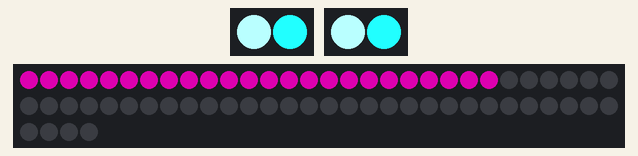
Bench run of a sketch on a simulated Arduino Uno, built with avr-gcc and run on an emulated ATmega328P. On the bench: 2 × 2 RGB LEDs in strip order, left to right, 64 RGB LEDs in strip order, left to right, continuing on the next row. Dim RGB values are drawn brighter than linear; random numbers use the default seed unless the sketch sets one.

Above: at 0.16 s.
At 3.47 s:
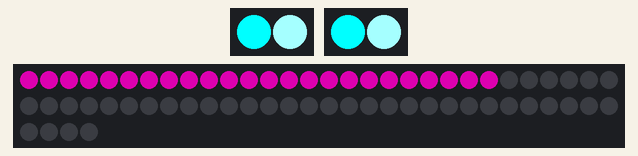
At 8.51 s:
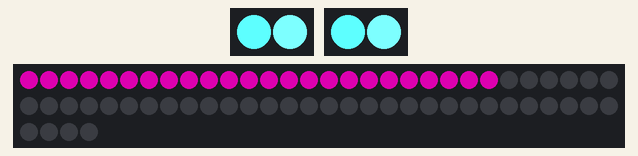
At 18.58 s:
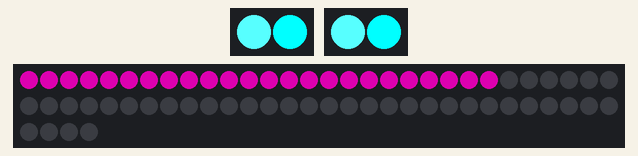
At 36.7 s:
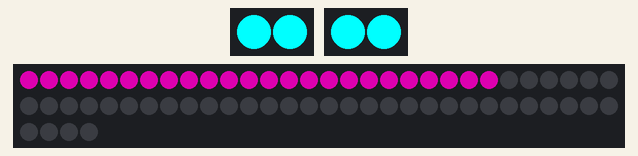
Timing chart, 0 to 40.0 s (numbered marks = the images above):
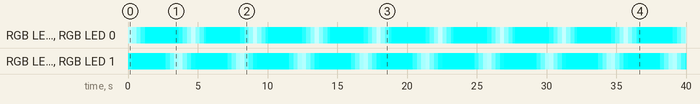

Measured:
- by itself, RGB LED 0, RGB LED 0: off → RGB(185, 255, 255) at 0.01 s, → RGB(161, 255, 255) 0.30 s later, → RGB(106, 255, 255) 0.30 s later, → RGB(51, 255, 255) 0.30 s later, … (73 changes in this stretch)
- by itself, RGB LED 1, RGB LED 1: repeats every 4.5 s: RGB(0, 255, 255) 2.1 s, RGB(1, 255, 255) 0.30 s, RGB(55, 255, 255) 0.30 s, RGB(110, 255, 255) 0.30 s, RGB(165, 255, 255) 0.30 s, RGB(180, 255, 255) 0.30 s, RGB(125, 255, 255) 0.30 s, RGB(70, 255, 255) 0.30 s, RGB(15, 255, 255) 0.30 s

The sketch:

ch33p_dome.ino
```cpp
#include <Adafruit_NeoPixel.h>

//define NeoPixel Pin and Number of LEDs
#define EYE1 2
#define NUM_LEDS 2

#define EYE2 3

#define REAR_PIN 4
#define MATRIX_LEDS 64

#define RIPPLE_BRIGHTNESS 200
#define RIPPLE_DELAY 5

//create NeoPixel strips
Adafruit_NeoPixel strip1 = Adafruit_NeoPixel(NUM_LEDS, EYE1, NEO_GRB + NEO_KHZ800);
Adafruit_NeoPixel strip2 = Adafruit_NeoPixel(NUM_LEDS, EYE2, NEO_GRB + NEO_KHZ800);
Adafruit_NeoPixel matrix = Adafruit_NeoPixel(MATRIX_LEDS, REAR_PIN, NEO_GRB + NEO_KHZ800);

//global LED array
int ledArray[NUM_LEDS][2];

void setup() {
  // start the strip and blank it out
  strip1.begin();
  strip1.show();

  strip2.begin();
  strip2.show();

  matrix.begin();
  matrix.show();

  //seed RND generator
  randomSeed(analogRead(0));

  //populate the LED array with RND values and light it up
  for (int i = 0; i <= NUM_LEDS - 1; i++) {
    ledArray[i][0] = random(0,RIPPLE_BRIGHTNESS);
    strip1.setPixelColor(i,ledArray[i][0],0,0);
    strip2.setPixelColor(i,ledArray[i][0],0,0);
    ledArray[i][1] = random(0,2);
  }

  strip1.show();
  strip2.show();

  //populate the rear LED matrix with green and purple values and light it up
  for (int i = 0; i <= (MATRIX_LEDS)-41; i++) {
    matrix.setPixelColor(i, matrix.Color(150, 0, 120));
  }

  matrix.show();
}

void loop() {
  ripple();
}

void ripple() {
  for (int i = 0; i <= NUM_LEDS - 1; i++) {
    if (ledArray[i][1] == 0) {
      //fade down
      ledArray[i][0]--;
    }
    else {
      //fade up
      ledArray[i][0]++;
    }

    if (ledArray[i][0] <= -RIPPLE_BRIGHTNESS) {
      ledArray[i][1] = 1;
    }

    if (ledArray[i][0] >= RIPPLE_BRIGHTNESS) {
      ledArray[i][1] = 0;
    }

    int brightness = ledArray[i][0];
    if (brightness < 0) {
      brightness = 0;
    }
    strip1.setPixelColor(i, brightness, 255, 255);
    strip2.setPixelColor(i, brightness, 255, 255);
  }
  strip1.show();
  strip2.show();
  delay(RIPPLE_DELAY);
}
```
